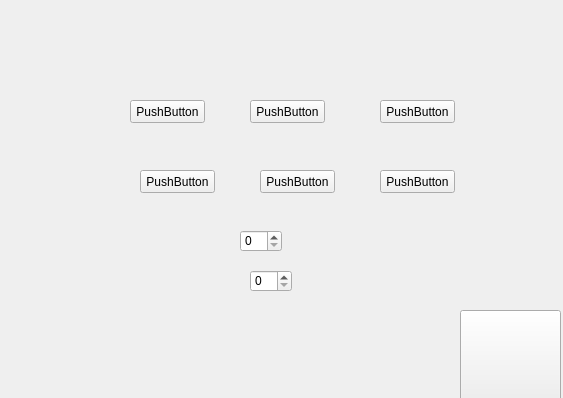
<?xml version="1.0" encoding="UTF-8"?>
<ui version="4.0">
 <class>Form</class>
 <widget class="QWidget" name="Form">
  <property name="geometry">
   <rect>
    <x>0</x>
    <y>0</y>
    <width>563</width>
    <height>398</height>
   </rect>
  </property>
  <property name="windowTitle">
   <string>Form</string>
  </property>
  <widget class="QPushButton" name="pushButton">
   <property name="geometry">
    <rect>
     <x>460</x>
     <y>310</y>
     <width>101</width>
     <height>91</height>
    </rect>
   </property>
   <property name="styleSheet">
    <string notr="true">background:url(:/newPrefix/New folder/back_dark.png)</string>
   </property>
   <property name="text">
    <string/>
   </property>
  </widget>
  <widget class="QPushButton" name="pushButton_2">
   <property name="geometry">
    <rect>
     <x>130</x>
     <y>100</y>
     <width>75</width>
     <height>23</height>
    </rect>
   </property>
   <property name="text">
    <string>PushButton</string>
   </property>
  </widget>
  <widget class="QPushButton" name="pushButton_3">
   <property name="geometry">
    <rect>
     <x>250</x>
     <y>100</y>
     <width>75</width>
     <height>23</height>
    </rect>
   </property>
   <property name="text">
    <string>PushButton</string>
   </property>
  </widget>
  <widget class="QPushButton" name="pushButton_4">
   <property name="geometry">
    <rect>
     <x>380</x>
     <y>100</y>
     <width>75</width>
     <height>23</height>
    </rect>
   </property>
   <property name="text">
    <string>PushButton</string>
   </property>
  </widget>
  <widget class="QPushButton" name="pushButton_5">
   <property name="geometry">
    <rect>
     <x>140</x>
     <y>170</y>
     <width>75</width>
     <height>23</height>
    </rect>
   </property>
   <property name="text">
    <string>PushButton</string>
   </property>
  </widget>
  <widget class="QPushButton" name="pushButton_6">
   <property name="geometry">
    <rect>
     <x>260</x>
     <y>170</y>
     <width>75</width>
     <height>23</height>
    </rect>
   </property>
   <property name="text">
    <string>PushButton</string>
   </property>
  </widget>
  <widget class="QPushButton" name="pushButton_7">
   <property name="geometry">
    <rect>
     <x>380</x>
     <y>170</y>
     <width>75</width>
     <height>23</height>
    </rect>
   </property>
   <property name="text">
    <string>PushButton</string>
   </property>
  </widget>
  <widget class="QSpinBox" name="spinBox">
   <property name="geometry">
    <rect>
     <x>240</x>
     <y>230</y>
     <width>42</width>
     <height>22</height>
    </rect>
   </property>
  </widget>
  <widget class="QSpinBox" name="spinBox_2">
   <property name="geometry">
    <rect>
     <x>250</x>
     <y>270</y>
     <width>42</width>
     <height>22</height>
    </rect>
   </property>
  </widget>
 </widget>
 <resources>
  <include location="ui.qrc"/>
 </resources>
 <connections/>
</ui>
